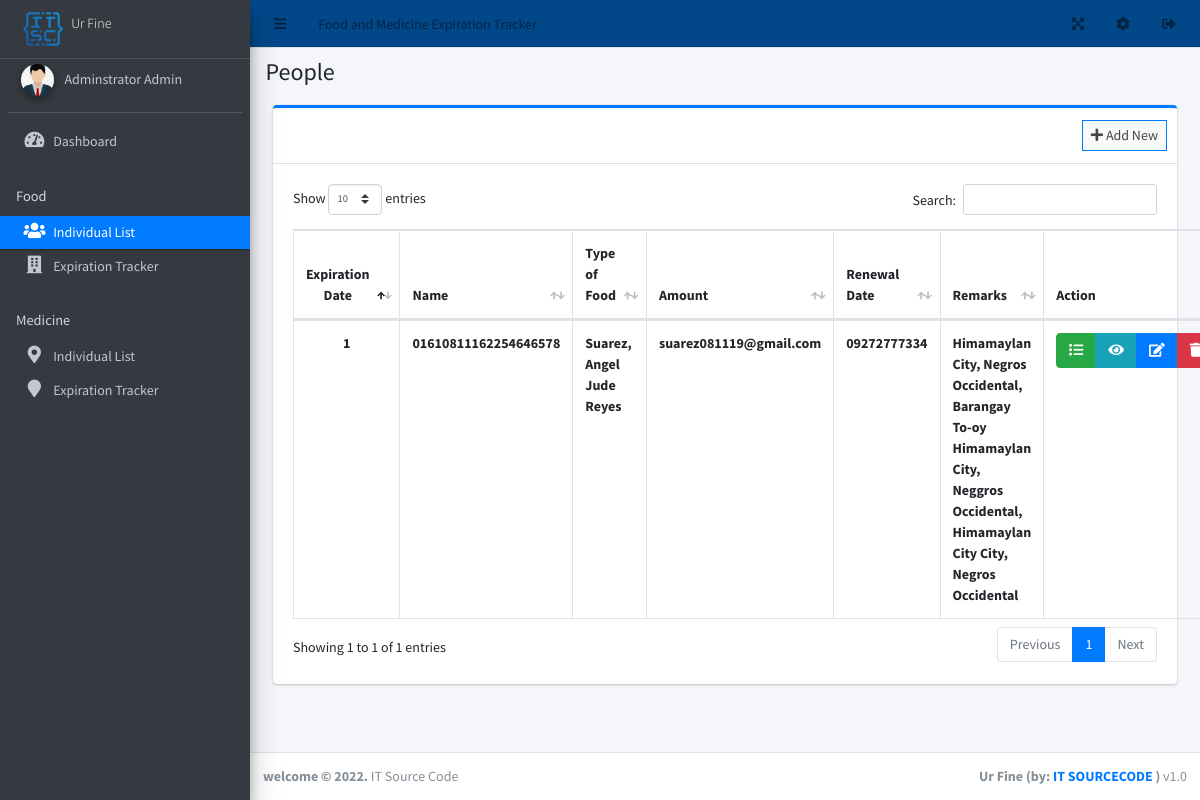
The app's page /admin/?page=people (signed in) with its own data.
### tables this page shows
CREATE TABLE `people` (
  `id` int(30) NOT NULL,
  `code` varchar(50) NOT NULL,
  `email` text DEFAULT NULL,
  `firstname` text DEFAULT NULL,
  `lastname` text DEFAULT NULL,
  `middlename` text DEFAULT NULL,
  `address` text DEFAULT NULL,
  `zone_id` int(11) DEFAULT NULL,
  `city_id` int(30) NOT NULL,
  `contact` varchar(20) DEFAULT NULL,
  `image_path` text DEFAULT NULL
);

CREATE TABLE `barangay_list` (
  `id` int(30) NOT NULL,
  `code` varchar(50) NOT NULL,
  `name` varchar(250) NOT NULL,
  `description` text DEFAULT NULL,
  `city_id` int(30) DEFAULT NULL
);

CREATE TABLE `city_list` (
  `id` int(30) NOT NULL,
  `code` varchar(50) NOT NULL,
  `name` varchar(250) NOT NULL,
  `description` text DEFAULT NULL,
  `state_id` int(30) DEFAULT NULL
);

CREATE TABLE `state_list` (
  `id` int(30) NOT NULL,
  `code` varchar(50) NOT NULL,
  `name` varchar(250) NOT NULL,
  `description` text DEFAULT NULL
);

### admin/people/index.php (the view, shortened to what this page needs)
<div class="col-lg-12">
	<div class="card card-outline card-primary">
		<div class="card-header">
			<div class="card-tools">
				<a class="btn btn-block btn-sm btn-default btn-flat border-primary new_people" href="javascript:void(0)"><i class="fa fa-plus"></i> Add New</a>
			</div>
		</div>
		<div class="card-body">
			<table class="table tabe-hover table-bordered" id="list">
				<!-- <colgroup>
					<col width="5%">
					<col width="15%">
					<col width="25%">
					<col width="25%">
					<col width="15%">
					<col width="15%">
				</colgroup> -->
				<thead>
					<tr>
						<th class="text-center">Expiration Date</th>
						<th>Name</th>
						<th>Type of Food</th>
						<th>Amount</th>
						<th>Renewal Date</th>
						<th>Remarks</th>
						<th>Action</th>
					</tr>
				</thead>
				<tbody>
					<?php
					$i = 1;
					$qry = $conn->query("SELECT p.*,z.name as zname,c.name as cname, s.name as sname FROM people p inner join barangay_list z on z.id = p.zone_id inner join city_list c on c. id= z.city_id inner join state_list s on s.id = c.state_id order by z.name asc ");
					while($row= $qry->fetch_assoc()):
					?>
					<tr>
						<th class="text-center"><?php echo $i++ ?></th>
						<td><b><?php echo $row['code'] ?></b></td>
						<td><b><?php echo ucwords($row['lastname'].", ".$row['firstname'].' '.$row['middlename']) ?></b></td>
						<td><b><?php echo $row['email'] ?></b></td>
						<td><b><?php echo $row['contact'] ?></b></td>
						<td><b><?php echo ucwords($row['address'].', '.$row['zname'].', '.$row['cname'].' City, '.$row['sname']) ?></b></td>
						<td class="text-center">
		                    <div class="btn-group">
		                    	<a href="javascript:void(0)" data-id='<?php echo $row['id'] ?>' class="btn btn-success btn-track track_people">
		                          <i class="fas fa-list"></i>
		                        </a>
		                    	<a href="javascript:void(0)" data-id='<?php echo $row['id'] ?>' class="btn btn-info btn-flat view_people">
		                          <i class="fas fa-eye"></i>
		                        </a>
		                        <a href="javascript:void(0)" data-id='<?php echo $row['id'] ?>' class="btn btn-primary btn-flat manage_people">
		                          <i class="fas fa-edit"></i>
		                        </a>
		                        <button type="button" class="btn btn-danger btn-flat delete_people" data-id="<?php echo $row['id'] ?>">
		                          <i class="fas fa-trash"></i>
		                        </button>
	                      </div>
						</td>
					</tr>
				<?php endwhile; ?>
				</tbody>
			</table>
		</div>
	</div>
</div>

### records on screen
people: code "01610811162254646578", lastname+firstname+middlename "Suarez, Angel Jude Reyes", email "suarez081119@gmail.com", contact "09272777334", address.name "Himamaylan City, Negros Occidental, Barangay To-oy Himamaylan City, Neggros Occidental, Himamaylan City City, Negros Occidental"

### other values on screen
$_settings->info('name') "Food and Medicine Expiration Tracker"
$_settings->info('short_name') "Ur Fine"
$_settings->userdata('firstname').' '.$_settings->userdata('lastname') "Adminstrator Admin"
str_replace("_", " ",$page) "People"
